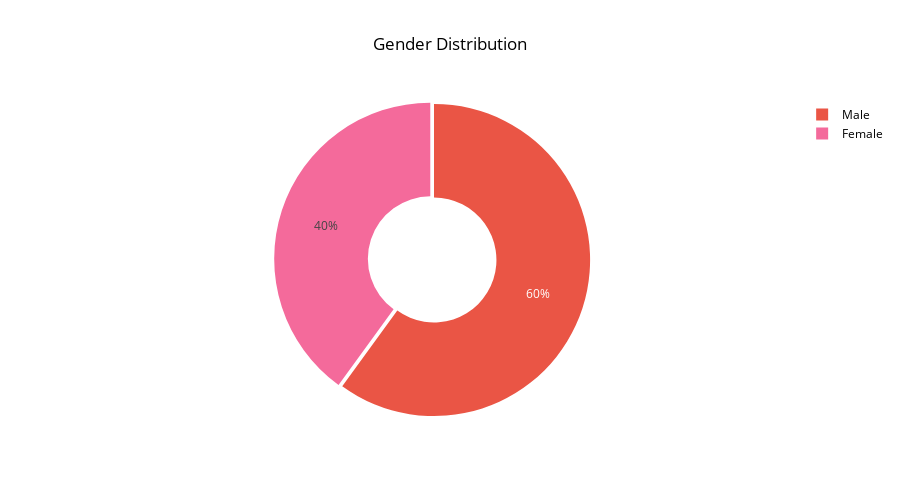

This figure's notebook cell:
### Markdown cell above
### Employee Demographics

### Code cell
# Gender Distribution
values = df['Gender'].value_counts().values.tolist()
labels = df['Gender'].value_counts().index.tolist()

# Pie chart attributes
colors = ["#ea5545", "#f46a9b"]
fig = go.Figure(data=go.Pie(values=values, 
                             labels=labels, hole=0.4,
                             pull=[0, 0.025],
                             marker_colors=colors))

# Update the layout
fig.update_layout(title_text='Gender Distribution', title_x=0.5, plot_bgcolor='#ffffff', 
                  font_color='#000000', height=500)

fig.show()

### Figure 1 — Plotly figure (JSON) as saved in the notebook; plotly's stock layout.template omitted (floating-point values rounded to 4 significant figures)
{"data": [{"hole": 0.4, "labels": ["Male", "Female"], "marker": {"colors": ["#ea5545", "#f46a9b"]}, "pull": [0, 0.025], "type": "pie", "values": [882, 588]}], "layout": {"font": {"color": "#000000"}, "height": 500, "plot_bgcolor": "#ffffff", "title": {"text": "Gender Distribution", "x": 0.5}}}
